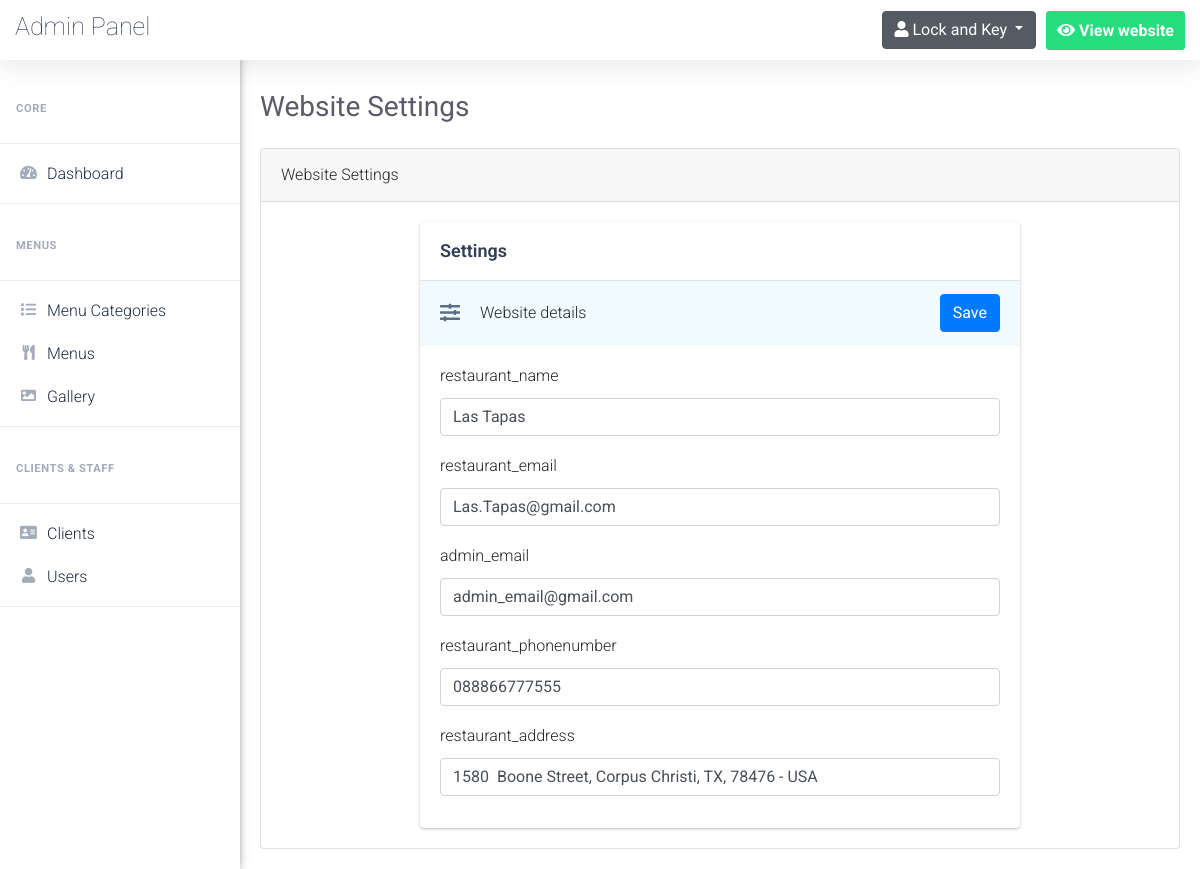
Page /admin/website-settings.php (signed in) on the earlier database version.
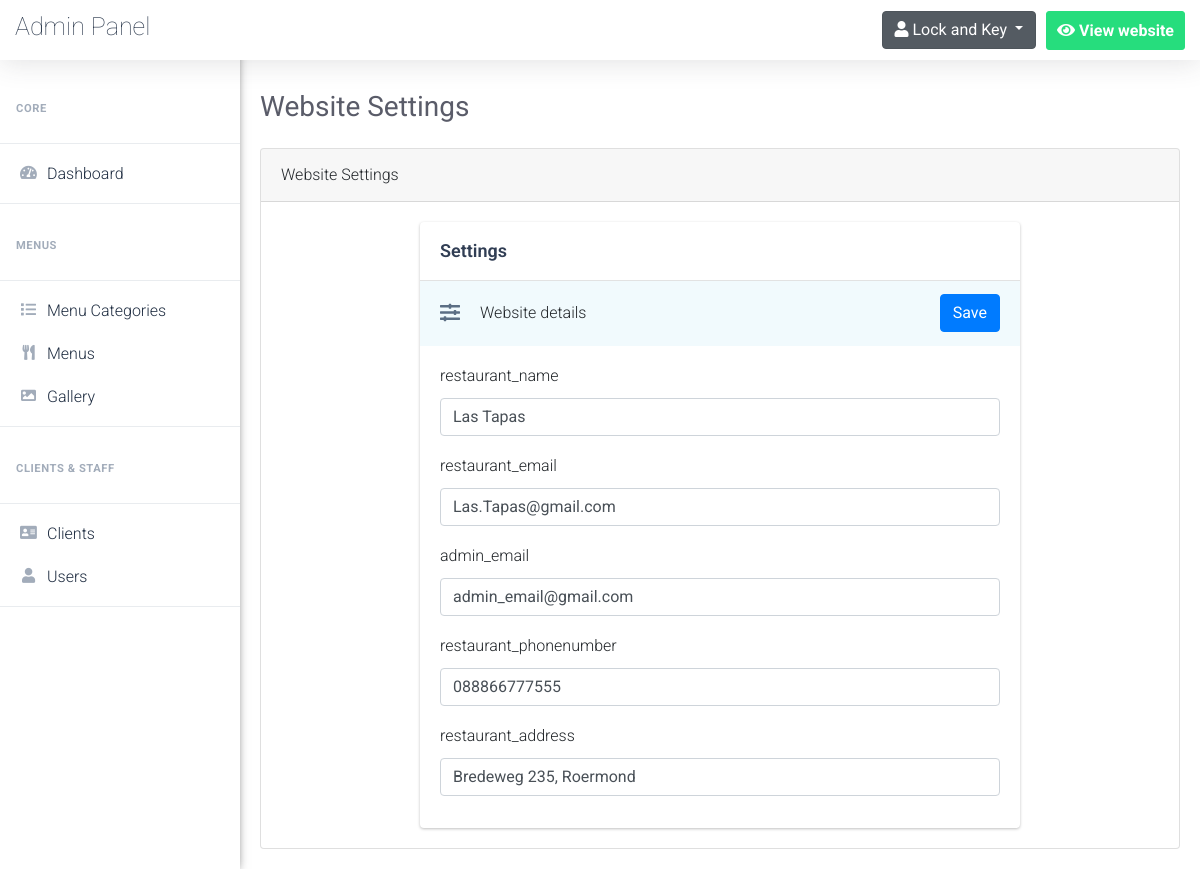
Same page on the later database version.
### tables this page shows
CREATE TABLE `website_settings` (
  `option_id` int(5) NOT NULL,
  `option_name` varchar(255) NOT NULL,
  `option_value` varchar(255) NOT NULL
);

### admin/website-settings.php (the view, shortened to what this page needs)
<?php
	if(isset($_SESSION['username_restaurant_qRewacvAqzA']) && isset($_SESSION['password_restaurant_qRewacvAqzA']))
	{
		include 'connect.php';
		include 'Includes/templates/header.php';
		include 'Includes/templates/navbar.php';
		$stmt = $con->prepare("SELECT * FROM website_settings");
        $stmt->execute();
        $options = $stmt->fetchAll();
        ?>
        	<div class="card">
            	<div class="card-header">
                	Website Settings
           		</div>
                <div class="card-body">
            		<form method="POST" class="website_settings_form" action="website-settings.php">
                   		<div class="panel-X">
                        	<div class="panel-header-X">
                                <div class="main-title">
                                    Settings
                                </div>
                            </div>
                            <div class="save-header-X">
                                <div style="display:flex">
                                    <div class="icon">
                                        <i class="fa fa-sliders-h"></i>
                                    </div>
                                    <div class="title-container">Website details</div>
                                </div>
                                <div class="button-controls">
                                    <button type="submit" name="save_settings" class="btn btn-primary">Save</button>
                                </div>
                            </div>
                            <div class="panel-body-X">
                            <?php
                            	foreach ($options as $option)
		                        {
		                            ?>
		                            <div class="form-group">
		                                <label for="<?php echo $option['option_name'] ?>">
		                                	<?php echo $option['option_name'] ?>
		                                </label>
		                                <input type="text" value="<?php echo (isset($_POST[$option['option_name'] ]))?$_POST[$option['option_name'] ]:$option['option_value'] ?>" name="<?php echo $option['option_name'] ?>" class="form-control">
		                            </div>
		                            <?php
		                        }
		                    ?>
                            </div>
                        </div>
                    </form>
                </div>
            </div>
        <?php
        include 'Includes/templates/footer.php';
    }
    else
    {
        header('Location: index.php');
        exit();
    }
?>

Differences in the rows shown:
changed website_settings "restaurant_address": restaurant_address "1580 Boone Street, Corpus Christi, TX, 78476 - USA" → "Bredeweg 235, Roermond"
